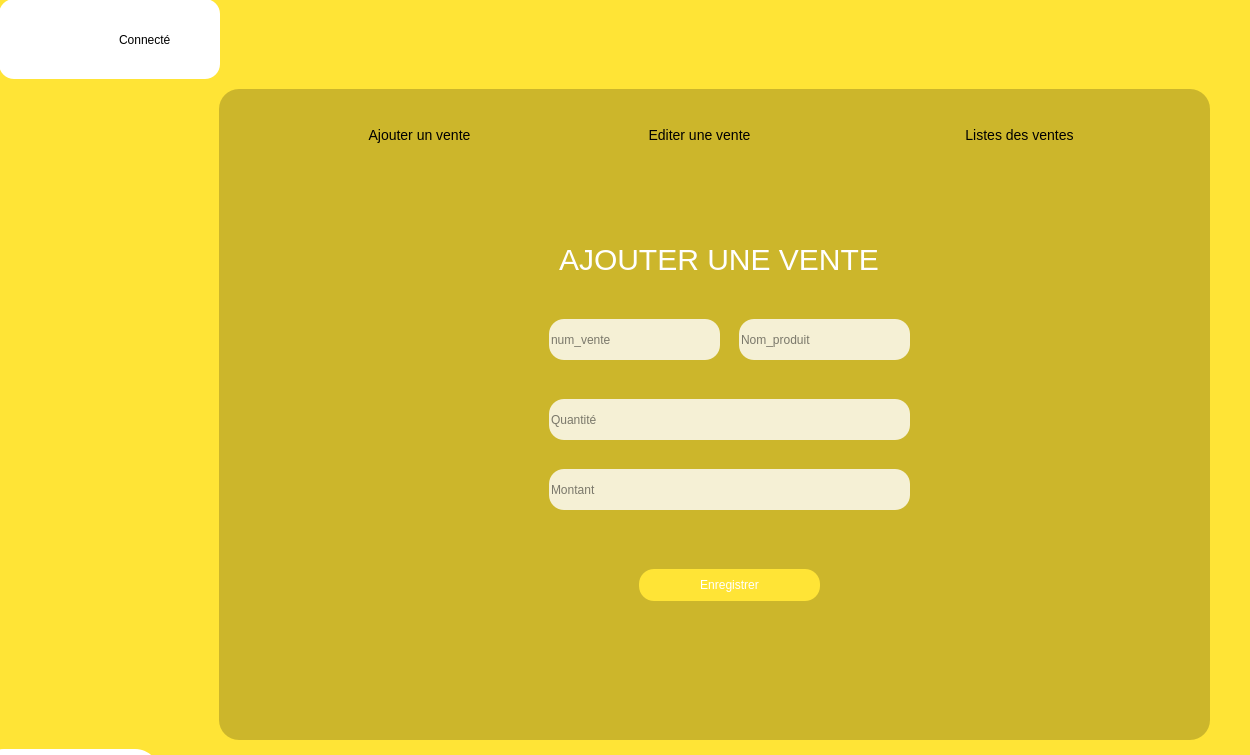
<?xml version="1.0" encoding="UTF-8"?>
<ui version="4.0">
 <class>AjouterVente</class>
 <widget class="QMainWindow" name="AjouterVente">
  <property name="geometry">
   <rect>
    <x>0</x>
    <y>0</y>
    <width>1250</width>
    <height>755</height>
   </rect>
  </property>
  <property name="windowTitle">
   <string>MainWindow</string>
  </property>
  <widget class="QWidget" name="centralwidget">
   <widget class="QFrame" name="frame">
    <property name="geometry">
     <rect>
      <x>-1</x>
      <y>-1</y>
      <width>1281</width>
      <height>801</height>
     </rect>
    </property>
    <property name="styleSheet">
     <string notr="true">background-color: rgb(255,228,54)</string>
    </property>
    <property name="frameShape">
     <enum>QFrame::StyledPanel</enum>
    </property>
    <property name="frameShadow">
     <enum>QFrame::Raised</enum>
    </property>
    <widget class="QFrame" name="frame_haut">
     <property name="geometry">
      <rect>
       <x>0</x>
       <y>0</y>
       <width>1271</width>
       <height>71</height>
      </rect>
     </property>
     <property name="styleSheet">
      <string notr="true">border:none</string>
     </property>
     <property name="frameShape">
      <enum>QFrame::StyledPanel</enum>
     </property>
     <property name="frameShadow">
      <enum>QFrame::Raised</enum>
     </property>
     <widget class="QPushButton" name="pushButton">
      <property name="geometry">
       <rect>
        <x>1120</x>
        <y>0</y>
        <width>113</width>
        <height>81</height>
       </rect>
      </property>
      <property name="text">
       <string/>
      </property>
      <property name="icon">
       <iconset>
        <normaloff>../fermerIcon-removebg-preview.png</normaloff>../fermerIcon-removebg-preview.png</iconset>
      </property>
      <property name="iconSize">
       <size>
        <width>60</width>
        <height>80</height>
       </size>
      </property>
     </widget>
     <widget class="QPushButton" name="pushButton_2">
      <property name="geometry">
       <rect>
        <x>1010</x>
        <y>0</y>
        <width>113</width>
        <height>81</height>
       </rect>
      </property>
      <property name="text">
       <string/>
      </property>
      <property name="icon">
       <iconset>
        <normaloff>../pngtree-fullscreen--icon-in-trendy-style-isolated-background-png-image_1566064-removebg-preview.png</normaloff>../pngtree-fullscreen--icon-in-trendy-style-isolated-background-png-image_1566064-removebg-preview.png</iconset>
      </property>
      <property name="iconSize">
       <size>
        <width>60</width>
        <height>80</height>
       </size>
      </property>
     </widget>
     <widget class="QPushButton" name="pushButton_3">
      <property name="geometry">
       <rect>
        <x>880</x>
        <y>0</y>
        <width>113</width>
        <height>81</height>
       </rect>
      </property>
      <property name="styleSheet">
       <string notr="true"/>
      </property>
      <property name="text">
       <string/>
      </property>
      <property name="icon">
       <iconset>
        <normaloff>../red-removebg-preview.png</normaloff>../red-removebg-preview.png</iconset>
      </property>
      <property name="iconSize">
       <size>
        <width>60</width>
        <height>80</height>
       </size>
      </property>
     </widget>
    </widget>
    <widget class="QFrame" name="frame_3">
     <property name="geometry">
      <rect>
       <x>220</x>
       <y>90</y>
       <width>991</width>
       <height>651</height>
      </rect>
     </property>
     <property name="styleSheet">
      <string notr="true">background-color:rgba(0,0,0,0.2);
border-radius:20px;
</string>
     </property>
     <property name="frameShape">
      <enum>QFrame::StyledPanel</enum>
     </property>
     <property name="frameShadow">
      <enum>QFrame::Raised</enum>
     </property>
     <widget class="QPushButton" name="pushButton_11">
      <property name="geometry">
       <rect>
        <x>420</x>
        <y>480</y>
        <width>181</width>
        <height>32</height>
       </rect>
      </property>
      <property name="styleSheet">
       <string notr="true">QPushButton{
background-color:#FFE436;
border-top-left-radius:20px;
border-bottom-left-radius:20px;
color:rgb(255,255,255);
font:77 21pt &quot;metropolis&quot;;
border-radius:15px


}
QPushButton:hover{
background-color:white;
border-radius:15px;
color:rgb(0,0,0);
font:77 18pt &quot;metropolis&quot;;


}
</string>
      </property>
      <property name="text">
       <string>Enregistrer</string>
      </property>
     </widget>
     <widget class="QPushButton" name="pushButton_17">
      <property name="geometry">
       <rect>
        <x>90</x>
        <y>20</y>
        <width>221</width>
        <height>51</height>
       </rect>
      </property>
      <property name="styleSheet">
       <string notr="true">QPushButton{
background-color:rgb(255,255,255);
border-top-left-radius:20px;
border-bottom-left-radius:20px;
color:rgb(0,0,0);
font:77 10pt &quot;metropolis&quot;;
font-size:14px;
background-color:none;

}
QPushButton:hover{
background-color:white;
border-top-left-radius:20px;
border-bottom-left-radius:20px;
color:rgb(0,0,0);
font:77 10pt &quot;metropolis&quot;;
font-size:15px

}


</string>
      </property>
      <property name="text">
       <string>Ajouter un vente</string>
      </property>
      <property name="icon">
       <iconset>
        <normaloff>../ajouter ventes.png</normaloff>../ajouter ventes.png</iconset>
      </property>
      <property name="iconSize">
       <size>
        <width>65</width>
        <height>65</height>
       </size>
      </property>
     </widget>
     <widget class="QPushButton" name="pushButton_19">
      <property name="geometry">
       <rect>
        <x>690</x>
        <y>20</y>
        <width>221</width>
        <height>51</height>
       </rect>
      </property>
      <property name="styleSheet">
       <string notr="true">QPushButton{
background-color:rgb(255,255,255);
border-top-left-radius:20px;
border-bottom-left-radius:20px;
color:rgb(0,0,0);
font:77 10pt &quot;metropolis&quot;;
font-size:14px;
background-color:none;

}
QPushButton:hover{
background-color:white;
border-top-left-radius:20px;
border-bottom-left-radius:20px;
color:rgb(0,0,0);
font:77 10pt &quot;metropolis&quot;;
font-size:15px

}


</string>
      </property>
      <property name="text">
       <string>Listes des ventes</string>
      </property>
      <property name="icon">
       <iconset>
        <normaloff>../lister-removebg-preview.png</normaloff>../lister-removebg-preview.png</iconset>
      </property>
      <property name="iconSize">
       <size>
        <width>50</width>
        <height>50</height>
       </size>
      </property>
     </widget>
     <widget class="QPushButton" name="pushButton_18">
      <property name="geometry">
       <rect>
        <x>370</x>
        <y>20</y>
        <width>221</width>
        <height>51</height>
       </rect>
      </property>
      <property name="styleSheet">
       <string notr="true">QPushButton{
background-color:rgb(255,255,255);
border-top-left-radius:20px;
border-bottom-left-radius:20px;
color:rgb(0,0,0);
font:77 10pt &quot;metropolis&quot;;
font-size:14px;
background-color:none;

}
QPushButton:hover{
background-color:white;
border-top-left-radius:20px;
border-bottom-left-radius:20px;
color:rgb(0,0,0);
font:77 10pt &quot;metropolis&quot;;
font-size:15px

}


</string>
      </property>
      <property name="text">
       <string>Editer une vente</string>
      </property>
      <property name="icon">
       <iconset>
        <normaloff>../editProduit.png</normaloff>../editProduit.png</iconset>
      </property>
      <property name="iconSize">
       <size>
        <width>65</width>
        <height>65</height>
       </size>
      </property>
     </widget>
     <widget class="QLabel" name="label_12">
      <property name="geometry">
       <rect>
        <x>340</x>
        <y>150</y>
        <width>361</width>
        <height>41</height>
       </rect>
      </property>
      <property name="styleSheet">
       <string notr="true">background-color:none;
border:none;
font:90 30pt &quot;metropolis&quot;;
font-size:30px;
color:white</string>
      </property>
      <property name="text">
       <string>AJOUTER UNE VENTE</string>
      </property>
     </widget>
     <widget class="QLineEdit" name="lineEdit_19">
      <property name="geometry">
       <rect>
        <x>330</x>
        <y>310</y>
        <width>361</width>
        <height>41</height>
       </rect>
      </property>
      <property name="styleSheet">
       <string notr="true">border-radius:15px;
color:black;
background-color:rgba(255,255,255,0.8)

</string>
      </property>
      <property name="placeholderText">
       <string>Quantité</string>
      </property>
     </widget>
     <widget class="QLineEdit" name="lineEdit_18">
      <property name="geometry">
       <rect>
        <x>520</x>
        <y>230</y>
        <width>171</width>
        <height>41</height>
       </rect>
      </property>
      <property name="styleSheet">
       <string notr="true">border-radius:15px;
color:black;
background-color:rgba(255,255,255,0.8)

</string>
      </property>
      <property name="placeholderText">
       <string>Nom_produit</string>
      </property>
     </widget>
     <widget class="QLineEdit" name="lineEdit_17">
      <property name="geometry">
       <rect>
        <x>330</x>
        <y>230</y>
        <width>171</width>
        <height>41</height>
       </rect>
      </property>
      <property name="styleSheet">
       <string notr="true">border-radius:15px;
color:black;
background-color:rgba(255,255,255,0.8)

</string>
      </property>
      <property name="placeholderText">
       <string>num_vente</string>
      </property>
     </widget>
     <widget class="QLineEdit" name="lineEdit_20">
      <property name="geometry">
       <rect>
        <x>330</x>
        <y>380</y>
        <width>361</width>
        <height>41</height>
       </rect>
      </property>
      <property name="styleSheet">
       <string notr="true">border-radius:15px;
color:black;
background-color:rgba(255,255,255,0.8)

</string>
      </property>
      <property name="placeholderText">
       <string>Montant</string>
      </property>
     </widget>
    </widget>
    <widget class="QPushButton" name="pushButton_20">
     <property name="geometry">
      <rect>
       <x>-20</x>
       <y>750</y>
       <width>181</width>
       <height>51</height>
      </rect>
     </property>
     <property name="styleSheet">
      <string notr="true">background-color:white;
color:black;
border-radius:25px;
font:90 18pt &quot;metropolis&quot;;</string>
     </property>
     <property name="text">
      <string>Retour</string>
     </property>
    </widget>
    <widget class="QWidget" name="widget_9" native="true">
     <property name="geometry">
      <rect>
       <x>0</x>
       <y>0</y>
       <width>221</width>
       <height>80</height>
      </rect>
     </property>
     <property name="styleSheet">
      <string notr="true">background-color:white;
border:none;
border-radius:15px
</string>
     </property>
     <widget class="QLabel" name="label_32">
      <property name="geometry">
       <rect>
        <x>120</x>
        <y>20</y>
        <width>101</width>
        <height>41</height>
       </rect>
      </property>
      <property name="styleSheet">
       <string notr="true">border:none;
font:90 18pt &quot;metropolis&quot;;
color:black</string>
      </property>
      <property name="text">
       <string>Connecté</string>
      </property>
     </widget>
     <widget class="QPushButton" name="pushButton_12">
      <property name="geometry">
       <rect>
        <x>10</x>
        <y>0</y>
        <width>111</width>
        <height>61</height>
       </rect>
      </property>
      <property name="styleSheet">
       <string notr="true">QPushButton{
background-color:none;
border-top-left-radius:20px;
border-bottom-left-radius:20px;
color:rgb(0,0,0);
font:77 10pt &quot;metropolis&quot;;
font-size:14px;

}
QPushButton:hover{
background-color:white;
border-top-left-radius:20px;
border-bottom-left-radius:20px;
color:rgb(0,0,0);
font:77 10pt &quot;metropolis&quot;;
font-size:13px;

}


</string>
      </property>
      <property name="text">
       <string/>
      </property>
      <property name="icon">
       <iconset>
        <normaloff>../compte-removebg-preview.png</normaloff>../compte-removebg-preview.png</iconset>
      </property>
      <property name="iconSize">
       <size>
        <width>120</width>
        <height>110</height>
       </size>
      </property>
     </widget>
    </widget>
   </widget>
  </widget>
 </widget>
 <resources>
  <include location="../res.qrc"/>
 </resources>
 <connections/>
</ui>
